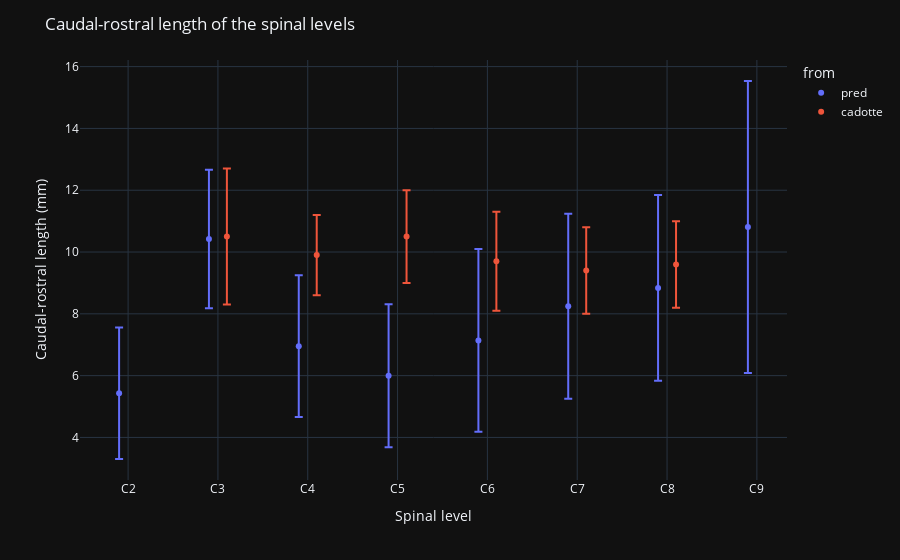

Write notebook code for a chart like this one.
### Code cell
fig = px.scatter(pivot_df, x="level_offset", y="mean", color="from", error_y="std")
fig.update_layout(
    title="Caudal-rostral length of the spinal levels",
    xaxis_title="Spinal level",
    yaxis_title="Caudal-rostral length (mm)",
    xaxis=dict(ticktext=["C" + x.astype(str) for x in df["level"].unique()], tickvals=df["level"].unique())
)
fig.show()

### Figure 1 — Plotly figure (JSON) as saved in the notebook; plotly's stock layout.template omitted (floating-point values rounded to 4 significant figures)
{"data": [{"error_y": {"array": [2.128, 2.243, 2.296, 2.314, 2.955, 2.995, 3.004, 4.725]}, "hovertemplate": "from=pred<br>level_offset=%{x}<br>mean=%{y}<extra></extra>", "legendgroup": "pred", "marker": {"color": "#636efa", "symbol": "circle"}, "mode": "markers", "name": "pred", "orientation": "v", "showlegend": true, "x": [1.9, 2.9, 3.9, 4.9, 5.9, 6.9, 7.9, 8.9], "xaxis": "x", "y": [5.43, 10.42, 6.953, 6.0, 7.14, 8.243, 8.838, 10.81], "yaxis": "y", "type": "scatter"}, {"error_y": {"array": [2.2, 1.3, 1.5, 1.6, 1.4, 1.4]}, "hovertemplate": "from=cadotte<br>level_offset=%{x}<br>mean=%{y}<extra></extra>", "legendgroup": "cadotte", "marker": {"color": "#EF553B", "symbol": "circle"}, "mode": "markers", "name": "cadotte", "orientation": "v", "showlegend": true, "x": [3.1, 4.1, 5.1, 6.1, 7.1, 8.1], "xaxis": "x", "y": [10.5, 9.9, 10.5, 9.7, 9.4, 9.6], "yaxis": "y", "type": "scatter"}], "layout": {"xaxis": {"anchor": "y", "domain": [0.0, 1.0], "title": {"text": "Spinal level"}, "ticktext": ["C2", "C3", "C4", "C5", "C6", "C7", "C8", "C9", "C10", "C11"], "tickvals": [2, 3, 4, 5, 6, 7, 8, 9, 10, 11]}, "yaxis": {"anchor": "x", "domain": [0.0, 1.0], "title": {"text": "Caudal-rostral length (mm)"}}, "legend": {"title": {"text": "from"}, "tracegroupgap": 0}, "margin": {"t": 60}, "title": {"text": "Caudal-rostral length of the spinal levels"}}}
